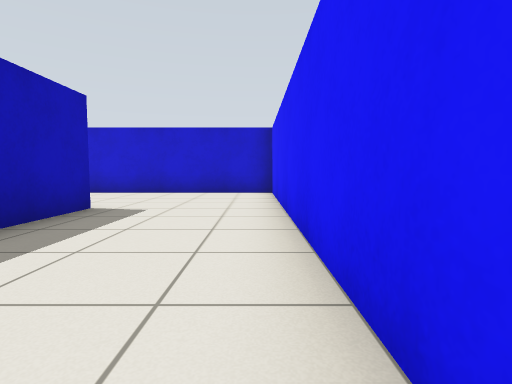
View 1 (above)

16 first-person views from a walk through a world built for the Gazebo simulator. The camera is 0.68 m above the floor, tilts 4° down and sees 80° across. The floor is counted in squares, 1 m on a side. Each view is taken from the middle of a square. On the plan, view 1 faces up. The plan holds only what a view shows up to about 10 squares ahead; the rest is blank. Robots are left out.

View 2
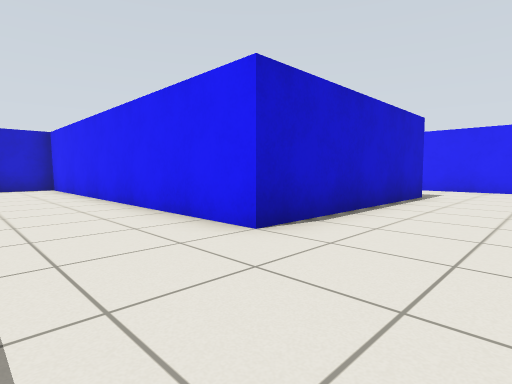

View 3
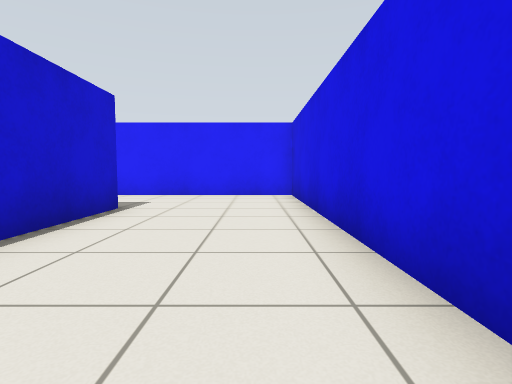

View 4
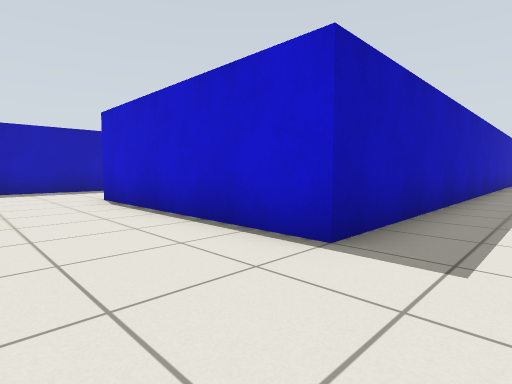

View 5
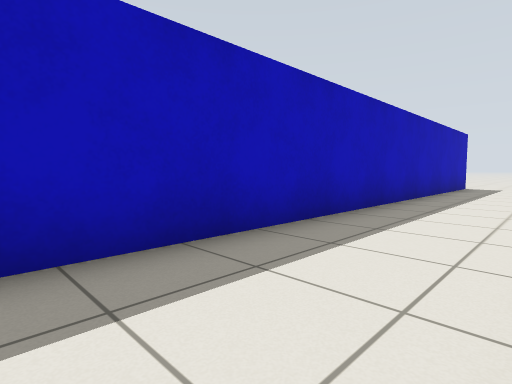

View 6
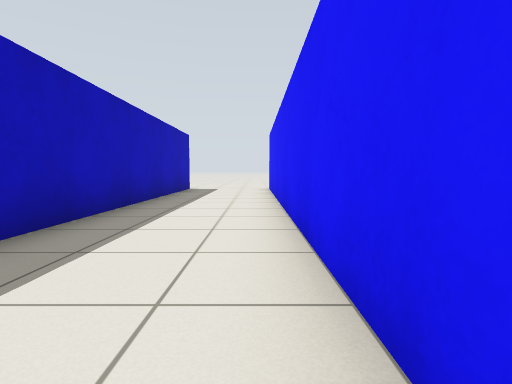

View 7
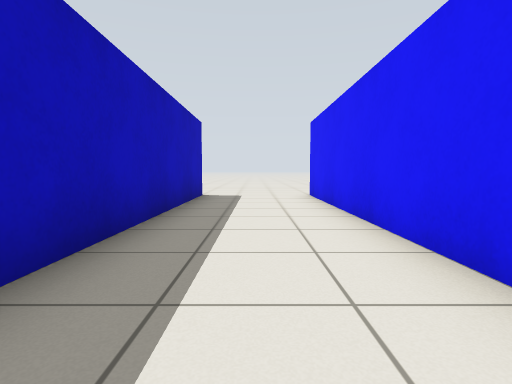

View 8
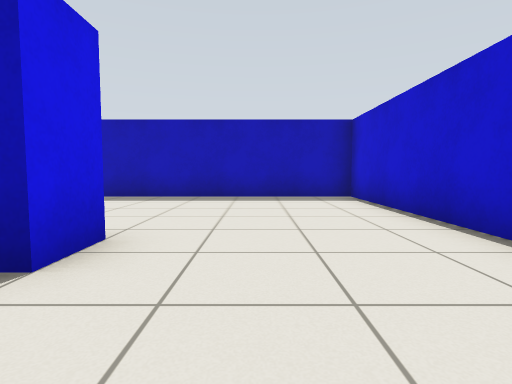

View 9
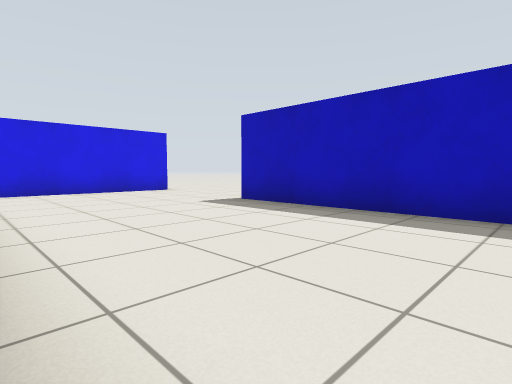

View 10
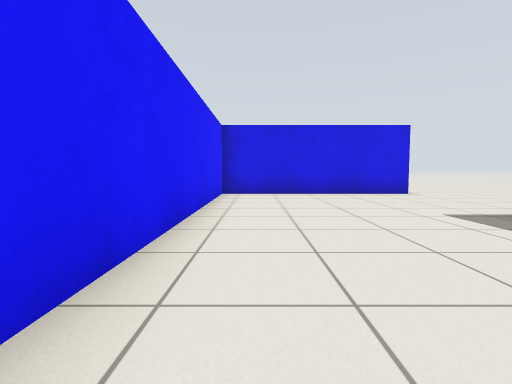

View 11
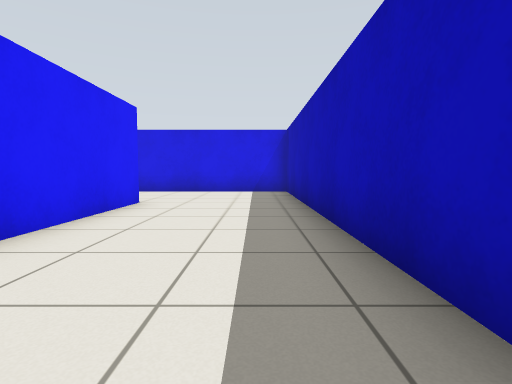

View 12
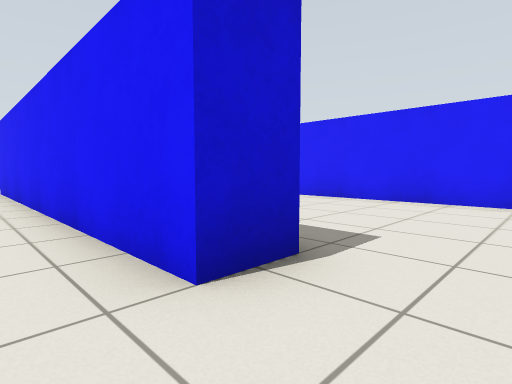

View 13
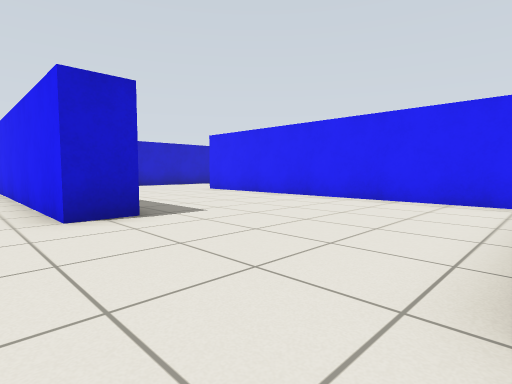

View 14
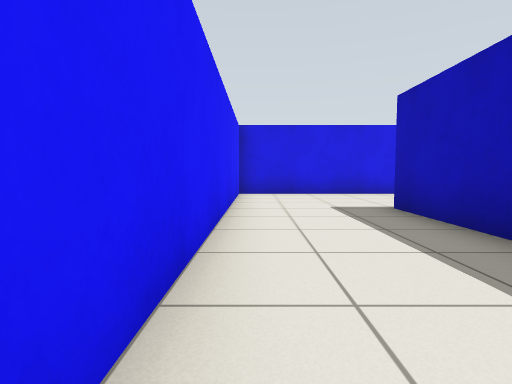

View 15
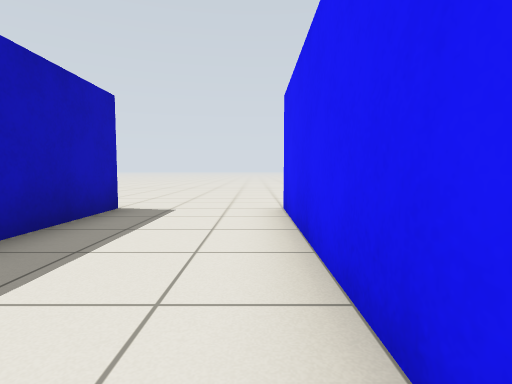

View 16
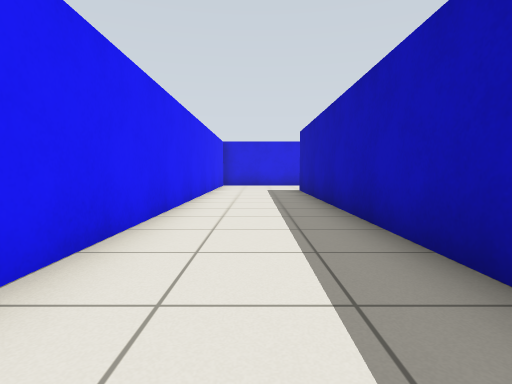

### Floor plan
Key: @ floor where view 1 was taken; # wall or solid block; . floor.
Columns run from 11 left of view 1 to 10 right of it. Each row starts with its distance up from view 1.
 17                  ....
 16                  ....
 15                  #...#
 14                  #...#
 13                  #...#
 12                  #...#
 11                  #...#
 10  ############    #...#
  9  ##.........#    #...#
  8  ##.........#    #...#
  7  ##.........#    #...#
  6  ##.........#    #...#
  5  ##....##...#    #...#
  4 .##....##...#    #...#
  3 .##....##...#    #...#
  2 .##....##...#    #...#
  1 .##....##...#    #...#
  0 .......##..@######...#
 -1 .......##............#
 -2 .......##............#
 -3 .......##............#
 -4 ..####################
 -5 ..

Where each view was taken, in squares from view 1:
view 1: 0 up, 0 right, facing up
view 2: 3 down, 2 left, facing up-right
view 3: 3 down, 1 right, facing right
view 4: 3 down, 8 right, facing up-left
view 5: 2 up, 9 right, facing up-left
view 6: 4 up, 9 right, facing up
view 7: 7 up, 8 right, facing up
view 8: 7 up, 1 left, facing left
view 9: 6 up, 4 left, facing down-left
view 10: 5 up, 5 left, facing down
view 11: 6 up, 2 left, facing down
view 12: 1 down, 11 left, facing up-right
view 13: 4 down, 11 left, facing up-right
view 14: 5 up, 9 right, facing down
view 15: 10 up, 9 right, facing up
view 16: 10 up, 8 right, facing down
